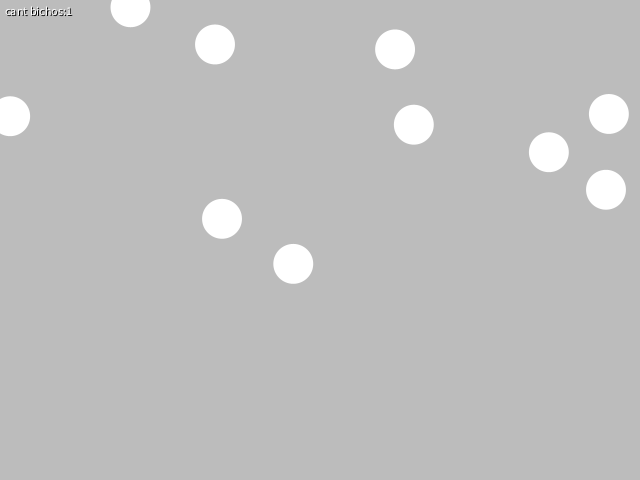
Frame 1 (no input)
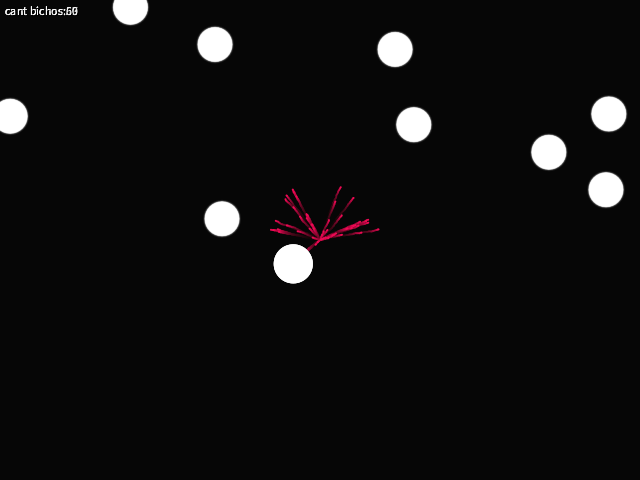
Frame 60 (the mouse pressed at the canvas centre just before this capture)
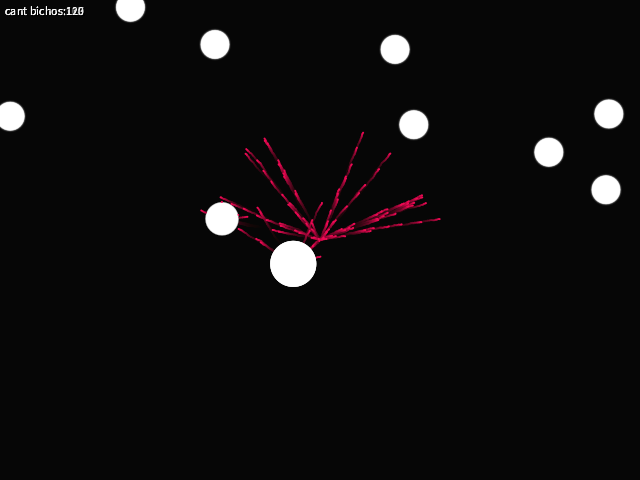
Frame 120 (the mouse held since frame 60 and released just before this capture)

The Processing sketch that drew these frames (run headless with seeded random() and noise(); from frame 60 on, the mouse is pressed at the canvas centre):

// Processing sketch: bichitos
// ── bichitos.pde
ArrayList<Destino> destinos;
ArrayList<Bichito> bichitos;

int cantb = 300;
int cantd = 10;

void setup() {
  size(640, 480);

  destinos = new ArrayList<Destino>();
  bichitos = new ArrayList<Bichito>();

  for (int i = 0; i < cantd; i++) {
    destinos.add(new Destino(random(width), random(height)));
  }

  noStroke();
}

void draw() {
  fill(0, 20);
  rect(0, 0, width, height);
  for (int i = 0; i < bichitos.size(); i++) {
    Bichito b =  bichitos.get(i);
    b.act();
    if (b.borrar) {
      bichitos.remove(i--);
    }
  }
  for (int i = 0; i < destinos.size(); i++) {
    Destino d = destinos.get(i);
    d.act();
    if (d.borrar) {
      destinos.remove(i--);
    }
  }
  if (frameCount <= cantb) {
    bichitos.add(new Bichito(width/2, height/2));
  }
  fill(0);
  text("cant bichos:"+bichitos.size(),6,16);
  fill(255);
  text("cant bichos:"+bichitos.size(),5,15);
}

class Bichito {
  boolean borrar;
  float x, y;
  Destino d; 
  Bichito(float x, float y) {
    this.x = x; 
    this.y = y;
    d = nueDestino();
  }
  void act() {
    //mover 
    float ang = atan2(d.y-y, d.x-x);
    x += cos(ang) + random(-0.3, 0.3);
    y += sin(ang) + random(-0.3, 0.3);
    if (dist(x, y, d.x, d.y) < d.tam/2) {
      if (d.tam < 10) {
        borrar = true; 
        d.ener += 10;
      }
      else {
        x = d.x;
        y = d.y;
        d = nueDestino();
      }
    }
    //dibujar
    fill(240, 9, 84);
    ellipse(x, y, 2, 2);
  }

  Destino nueDestino() {
    if ( d != null) {
      d.ener++;
    }
    return destinos.get(int(random(destinos.size())));
  }
}

class Destino {
  boolean borrar = false;
  float x, y, tam, ener;
  Destino(float x, float y) {
    this.x = x;
    this.y = y;
    ener = 40;
  }

  void act() {
    if (ener > 0) {
      ener-=0.1;
    }
    else {
      borrar = true;
    }
    if (ener > 50) {
      bichitos.add(new Bichito(x, y));
      ener-=10;
    }
    //dibujar
    tam = ener;
    fill(255);
    ellipse(x, y, tam, tam);
  }
}
